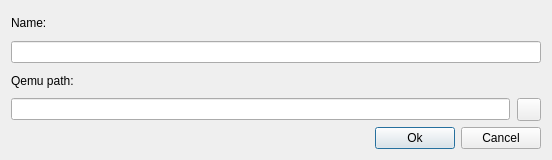
<?xml version="1.0" encoding="UTF-8"?>
<ui version="4.0">
 <class>AddMachineDialog</class>
 <widget class="QDialog" name="AddMachineDialog">
  <property name="geometry">
   <rect>
    <x>0</x>
    <y>0</y>
    <width>552</width>
    <height>160</height>
   </rect>
  </property>
  <property name="windowTitle">
   <string>Add machine</string>
  </property>
  <layout class="QGridLayout" name="gridLayout">
   <item row="6" column="0">
    <spacer name="horizontalSpacer">
     <property name="orientation">
      <enum>Qt::Horizontal</enum>
     </property>
     <property name="sizeHint" stdset="0">
      <size>
       <width>221</width>
       <height>20</height>
      </size>
     </property>
    </spacer>
   </item>
   <item row="6" column="1">
    <widget class="QPushButton" name="btnOk">
     <property name="text">
      <string>Ok</string>
     </property>
    </widget>
   </item>
   <item row="6" column="2">
    <widget class="QPushButton" name="btnCancel">
     <property name="text">
      <string>Cancel</string>
     </property>
    </widget>
   </item>
   <item row="2" column="0" colspan="3">
    <widget class="QLabel" name="lblQemu">
     <property name="text">
      <string>Qemu path:</string>
     </property>
    </widget>
   </item>
   <item row="3" column="0" colspan="3">
    <layout class="QHBoxLayout" name="horizontalLayout">
     <property name="spacing">
      <number>7</number>
     </property>
     <item>
      <widget class="QLineEdit" name="txtQemu">
       <property name="readOnly">
        <bool>true</bool>
       </property>
      </widget>
     </item>
     <item>
      <widget class="QToolButton" name="btnChooseQemu">
       <property name="text">
        <string/>
       </property>
       <property name="icon">
        <iconset resource="../../res/resource.qrc">
         <normaloff>:/images/file-open.png</normaloff>:/images/file-open.png</iconset>
       </property>
      </widget>
     </item>
    </layout>
   </item>
   <item row="1" column="0" colspan="3">
    <widget class="QLineEdit" name="txtName"/>
   </item>
   <item row="0" column="0" colspan="3">
    <widget class="QLabel" name="lblName">
     <property name="text">
      <string>Name:</string>
     </property>
    </widget>
   </item>
  </layout>
 </widget>
 <tabstops>
  <tabstop>txtName</tabstop>
  <tabstop>txtQemu</tabstop>
  <tabstop>btnChooseQemu</tabstop>
  <tabstop>btnOk</tabstop>
  <tabstop>btnCancel</tabstop>
 </tabstops>
 <resources>
  <include location="../../res/resource.qrc"/>
 </resources>
 <connections>
  <connection>
   <sender>btnCancel</sender>
   <signal>clicked()</signal>
   <receiver>AddMachineDialog</receiver>
   <slot>reject()</slot>
   <hints>
    <hint type="sourcelabel">
     <x>494</x>
     <y>134</y>
    </hint>
    <hint type="destinationlabel">
     <x>275</x>
     <y>79</y>
    </hint>
   </hints>
  </connection>
  <connection>
   <sender>btnOk</sender>
   <signal>clicked()</signal>
   <receiver>AddMachineDialog</receiver>
   <slot>accept()</slot>
   <hints>
    <hint type="sourcelabel">
     <x>394</x>
     <y>134</y>
    </hint>
    <hint type="destinationlabel">
     <x>275</x>
     <y>79</y>
    </hint>
   </hints>
  </connection>
  <connection>
   <sender>btnChooseQemu</sender>
   <signal>clicked()</signal>
   <receiver>AddMachineDialog</receiver>
   <slot>slotChooseQemu()</slot>
   <hints>
    <hint type="sourcelabel">
     <x>526</x>
     <y>99</y>
    </hint>
    <hint type="destinationlabel">
     <x>275</x>
     <y>79</y>
    </hint>
   </hints>
  </connection>
 </connections>
 <slots>
  <slot>slotChooseQemu()</slot>
 </slots>
</ui>
